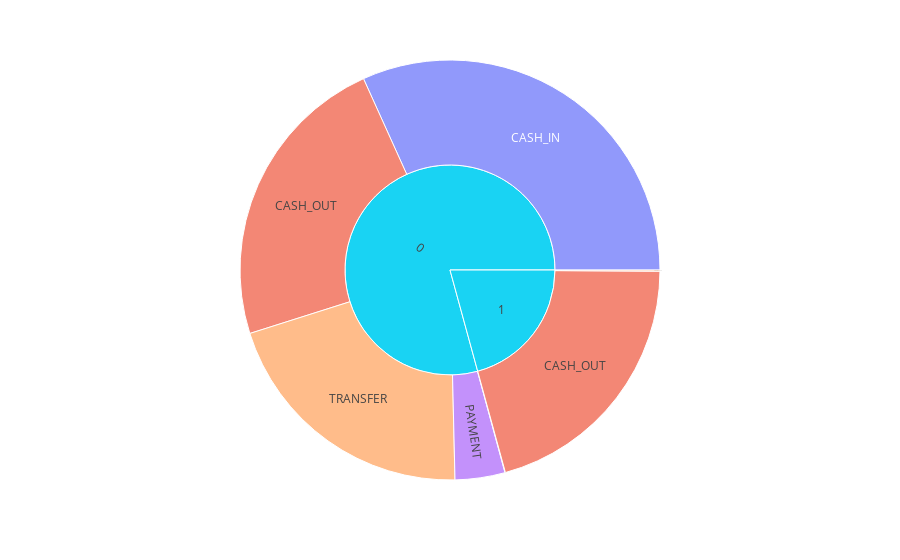

Notebook code for this chart:
### Markdown cell above
### Multi Level Pychart :SunBurst plot

### Code cell
fig = px.sunburst(data.loc[:,:], path=['Fraud_Id', 'type'], values='amount', color='type')
fig.show()

### Figure 1 — Plotly figure (JSON) as saved in the notebook; plotly's stock layout.template omitted (floating-point values rounded to 4 significant figures)
{"data": [{"branchvalues": "total", "customdata": [["CASH_IN"], ["CASH_OUT"], ["CASH_OUT"], ["DEBIT"], ["PAYMENT"], ["TRANSFER"], ["TRANSFER"], ["(?)"], ["(?)"]], "domain": {"x": [0, 1], "y": [0, 1]}, "hovertemplate": "labels=%{label}<br>amount=%{value}<br>parent=%{parent}<br>id=%{id}<br>type=%{customdata[0]}<extra></extra>", "ids": ["0/CASH_IN", "0/CASH_OUT", "1/CASH_OUT", "0/DEBIT", "0/PAYMENT", "0/TRANSFER", "1/TRANSFER", "0", "1"], "labels": ["CASH_IN", "CASH_OUT", "CASH_OUT", "DEBIT", "PAYMENT", "TRANSFER", "TRANSFER", "0", "1"], "marker": {"colors": ["#636efa", "#EF553B", "#EF553B", "#00cc96", "#ab63fa", "#FFA15A", "#FFA15A", "#19d3f3", "#19d3f3"]}, "name": "", "parents": ["0", "0", "1", "0", "0", "0", "1", "", ""], "type": "sunburst", "values": [232300000000.0, 169200000000.0, 151100000000.0, 227100000.0, 28090000000.0, 149900000000.0, 685000000.0, 579700000000.0, 151800000000.0]}], "layout": {"legend": {"tracegroupgap": 0}, "margin": {"t": 60}}}
